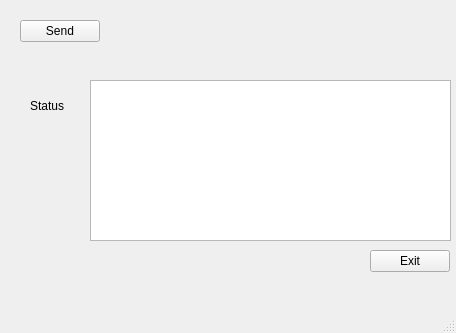
<?xml version="1.0" encoding="UTF-8"?>
<ui version="4.0">
 <class>MainWindow</class>
 <widget class="QMainWindow" name="MainWindow">
  <property name="geometry">
   <rect>
    <x>0</x>
    <y>0</y>
    <width>456</width>
    <height>333</height>
   </rect>
  </property>
  <property name="windowTitle">
   <string>MainWindow</string>
  </property>
  <widget class="QWidget" name="centralwidget">
   <widget class="QPushButton" name="pushButtonClose">
    <property name="geometry">
     <rect>
      <x>370</x>
      <y>250</y>
      <width>80</width>
      <height>22</height>
     </rect>
    </property>
    <property name="text">
     <string>Exit</string>
    </property>
   </widget>
   <widget class="QPushButton" name="pushButtonSend">
    <property name="geometry">
     <rect>
      <x>20</x>
      <y>20</y>
      <width>80</width>
      <height>22</height>
     </rect>
    </property>
    <property name="text">
     <string>Send</string>
    </property>
   </widget>
   <widget class="QLabel" name="label">
    <property name="geometry">
     <rect>
      <x>30</x>
      <y>70</y>
      <width>171</width>
      <height>71</height>
     </rect>
    </property>
    <property name="text">
     <string>Status</string>
    </property>
   </widget>
   <widget class="QTextEdit" name="textEdit">
    <property name="geometry">
     <rect>
      <x>90</x>
      <y>80</y>
      <width>361</width>
      <height>161</height>
     </rect>
    </property>
    <property name="readOnly">
     <bool>true</bool>
    </property>
   </widget>
  </widget>
  <widget class="QMenuBar" name="menubar">
   <property name="geometry">
    <rect>
     <x>0</x>
     <y>0</y>
     <width>456</width>
     <height>19</height>
    </rect>
   </property>
  </widget>
  <widget class="QStatusBar" name="statusbar"/>
 </widget>
 <resources/>
 <connections>
  <connection>
   <sender>pushButtonClose</sender>
   <signal>clicked()</signal>
   <receiver>MainWindow</receiver>
   <slot>close()</slot>
   <hints>
    <hint type="sourcelabel">
     <x>410</x>
     <y>287</y>
    </hint>
    <hint type="destinationlabel">
     <x>402</x>
     <y>304</y>
    </hint>
   </hints>
  </connection>
 </connections>
</ui>
